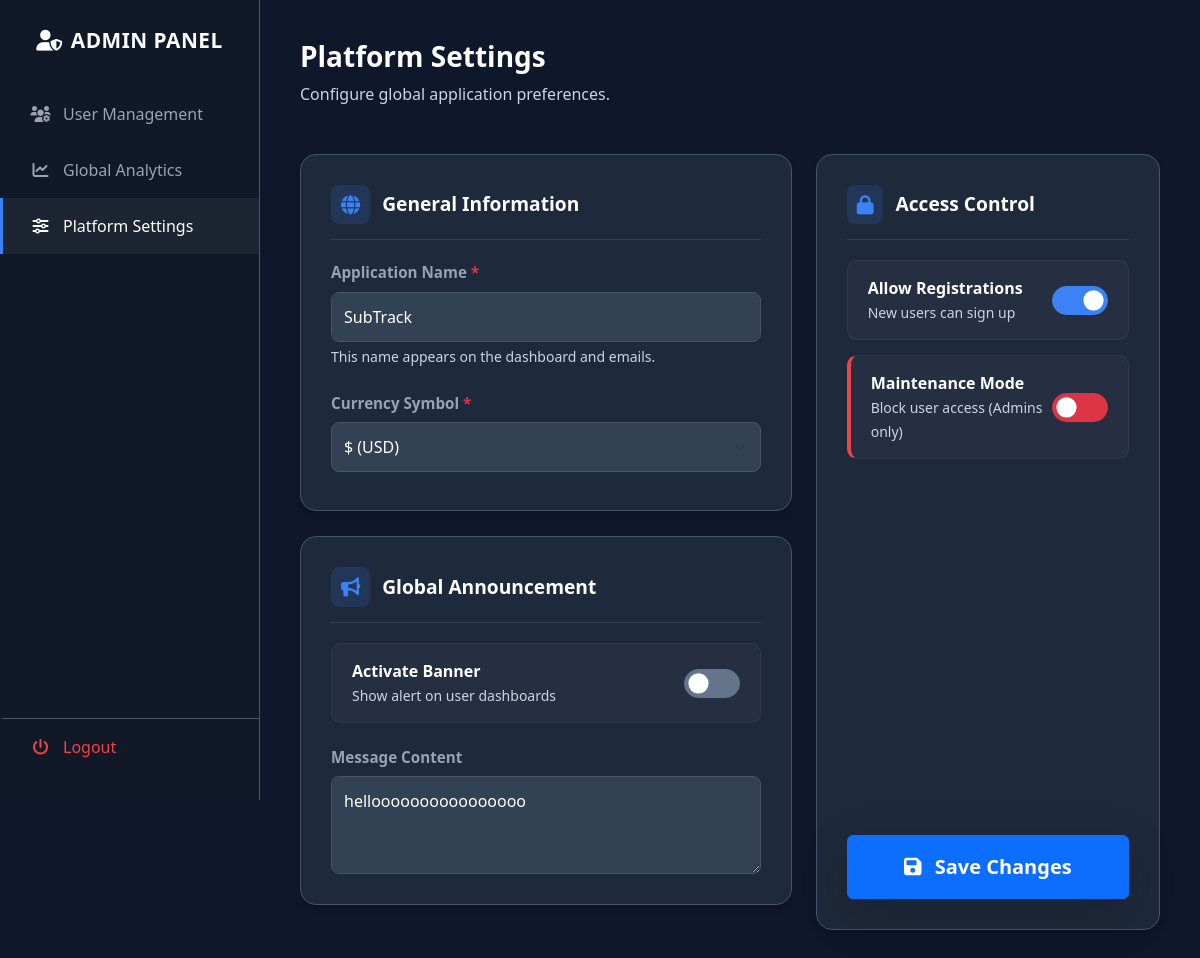
Screenshot of /admin/admin_settings.php (signed in) with the database file from the repository.
### tables this page shows
CREATE TABLE `site_settings` (
  `id` int(11) NOT NULL,
  `site_name` varchar(100) DEFAULT 'SubTrack',
  `currency_symbol` varchar(10) DEFAULT '$',
  `allow_signups` tinyint(4) DEFAULT 1,
  `maintenance_mode` tinyint(4) DEFAULT 0,
  `allow_signup` tinyint(1) DEFAULT 1,
  `announcement_text` varchar(255) DEFAULT '',
  `announcement_active` tinyint(1) DEFAULT 0
);

### admin/admin_settings.php (the view, shortened to what this page needs)
<?php
include 'db.php';
$settings = $conn->query("SELECT * FROM site_settings WHERE id=1")->fetch_assoc();
?>
<!DOCTYPE html>
<html lang="en">
<head>
    <link href="https://cdn.jsdelivr.net/npm/bootstrap@5.3.0/dist/css/bootstrap.min.css" rel="stylesheet">
    <link rel="stylesheet" href="https://cdnjs.cloudflare.com/ajax/libs/font-awesome/6.0.0/css/all.min.css">
</head>
<body>
<div class="sidebar">
    <div class="sidebar-brand"><i class="fas fa-user-shield me-2"></i>Admin Panel</div>
    <div class="nav-links">
        <a href="admin.php"><i class="fas fa-users-cog"></i> User Management</a>
        <a href="admin_analytics.php"><i class="fas fa-chart-line"></i> Global Analytics</a>
        <a href="admin_settings.php" class="active"><i class="fas fa-sliders-h"></i> Platform Settings</a>
    </div>
    <a href="index.php?logout=true" class="logout-btn"><i class="fas fa-power-off"></i> Logout</a>
</div>
<div class="main-content">
    <div class="mb-5">
        <h3 class="fw-bold text-white">Platform Settings</h3>
        <p class="text-muted">Configure global application preferences.</p>
    </div>
    <form method="POST">
        <div class="row">
            <div class="col-lg-7">
                <div class="card-dark">
                    <div class="section-title"><i class="fas fa-globe"></i> General Information</div>
                    <div class="mb-4">
                        <label class="form-label">Application Name <span class="text-danger">*</span></label>
                        <input type="text" name="site_name" class="form-control" value="<?php echo htmlspecialchars($settings['site_name'] ?? 'SubTrack'); ?>" required>
                        <div class="form-text">This name appears on the dashboard and emails.</div>
                    </div>
                    <div class="mb-2">
                        <label class="form-label">Currency Symbol <span class="text-danger">*</span></label>
                        <select name="currency" class="form-select">
                            <option value="$" <?php if(($settings['currency'] ?? '$') == '$') echo 'selected'; ?>>$ (USD)</option>
                        </select>
                    </div>
                </div>
                <div class="card-dark">
                    <div class="section-title"><i class="fas fa-bullhorn"></i> Global Announcement</div>
                    <div class="toggle-row">
                        <div>
                            <div class="fw-bold text-white">Activate Banner</div>
                            <small class="text-muted">Show alert on user dashboards</small>
                        </div>
                        <div class="form-check form-switch">
                            <input class="form-check-input" type="checkbox" name="announcement_active" <?php if($settings['announcement_active']) echo 'checked'; ?>>
                        </div>
                    </div>
                    <label class="form-label mt-2">Message Content</label>
                    <textarea name="announcement_text" class="form-control" rows="3" placeholder="Enter broadcast message..."><?php echo htmlspecialchars($settings['announcement_text'] ?? ''); ?></textarea>
                </div>
            </div>
            <div class="col-lg-5">
                <div class="card-dark h-100 d-flex flex-column">
                    <div class="section-title"><i class="fas fa-lock"></i> Access Control</div>
                    <div class="toggle-row">
                        <div>
                            <div class="fw-bold text-white">Allow Registrations</div>
                            <small class="text-muted">New users can sign up</small>
                        </div>
                        <div class="form-check form-switch">
                            <input class="form-check-input" type="checkbox" name="allow_signups" <?php if($settings['allow_signups']) echo 'checked'; ?>>
                        </div>
                    </div>
                    <div class="toggle-row" style="border-left: 4px solid #ef4444;">
                        <div>
                            <div class="fw-bold text-white">Maintenance Mode</div>
                            <small class="text-muted">Block user access (Admins only)</small>
                        </div>
                        <div class="form-check form-switch">
                            <input class="form-check-input bg-danger border-danger" type="checkbox" name="maintenance_mode" <?php if($settings['maintenance_mode']) echo 'checked'; ?>>
                        </div>
                    </div>
                    <div class="mt-auto pt-4">
                        <button type="submit" name="update_settings" class="btn btn-primary w-100 fw-bold py-3 shadow-lg fs-5">
                            <i class="fas fa-save me-2"></i> Save Changes
                        </button>
                    </div>
                </div>
            </div>
        </div>
    </form>
</div>
</body>
</html>

### admin/admin_settings.php (style rules this page uses)
:root { --bg-dark: #0f172a; --bg-card: #1e293b; --input-bg: #334155; --text-main: #ffffff; --text-bright: #e2e8f0; --border-color: #475569; --accent: #3b82f6; }
body { background-color: var(--bg-dark); font-family: 'Segoe UI', sans-serif; color: var(--text-main); }
.text-muted, .form-text, .small { color: #cbd5e1 !important; opacity: 1 !important; font-weight: 500; }
.form-label { font-weight: 600; color: #94a3b8; font-size: 0.95rem; margin-bottom: 8px; }
.form-control, .form-select { background-color: var(--input-bg) !important; border: 1px solid var(--border-color); color: #ffffff !important; padding: 12px; border-radius: 8px; font-size: 1rem; }
.sidebar { height: 100vh; width: 260px; position: fixed; top: 0; left: 0; background: #111827; border-right: 1px solid var(--border-color); padding: 25px 0; z-index: 1000; display: flex; flex-direction: column; }
.sidebar-brand { font-size: 1.3rem; font-weight: 700; text-align: center; margin-bottom: 30px; color: white; letter-spacing: 0.5px; text-transform: uppercase; }
.nav-links { flex-grow: 1; display: flex; flex-direction: column; }
.sidebar a { padding: 16px 25px; text-decoration: none; font-size: 1rem; color: #9ca3af; display: flex; align-items: center; transition: 0.3s; border-left: 3px solid transparent; }
.sidebar a:hover, .sidebar a.active { background: rgba(255,255,255,0.05); color: #fff; border-left-color: var(--accent); }
.sidebar a i { width: 25px; text-align: center; margin-right: 10px; }
.logout-btn { margin-top: auto; color: #ef4444 !important; border-top: 1px solid var(--border-color); }
.main-content { margin-left: 260px; padding: 40px; }
.card-dark { background: var(--bg-card); border-radius: 16px; padding: 30px; border: 1px solid var(--border-color); margin-bottom: 25px; box-shadow: 0 4px 6px -1px rgba(0, 0, 0, 0.2); }
.section-title { font-size: 1.2rem; font-weight: 700; margin-bottom: 20px; display: flex; align-items: center; padding-bottom: 15px; border-bottom: 1px solid rgba(255,255,255,0.1); }
.section-title i { margin-right: 12px; color: var(--accent); background: rgba(59, 130, 246, 0.15); padding: 10px; border-radius: 8px; }
.toggle-row { display: flex; align-items: center; justify-content: space-between; background: rgba(255,255,255,0.03); padding: 15px 20px; border-radius: 10px; margin-bottom: 15px; border: 1px solid rgba(255,255,255,0.05); }
.form-switch .form-check-input { width: 3.5em; height: 1.8em; background-color: #64748b; border-color: #64748b; cursor: pointer; transition: 0.2s; }
.form-switch .form-check-input:checked { background-color: var(--accent); border-color: var(--accent); }

### rows the page displays
site_settings: site_name "SubTrack", announcement_text "helloooooooooooooooo", allow_signups "☑"
